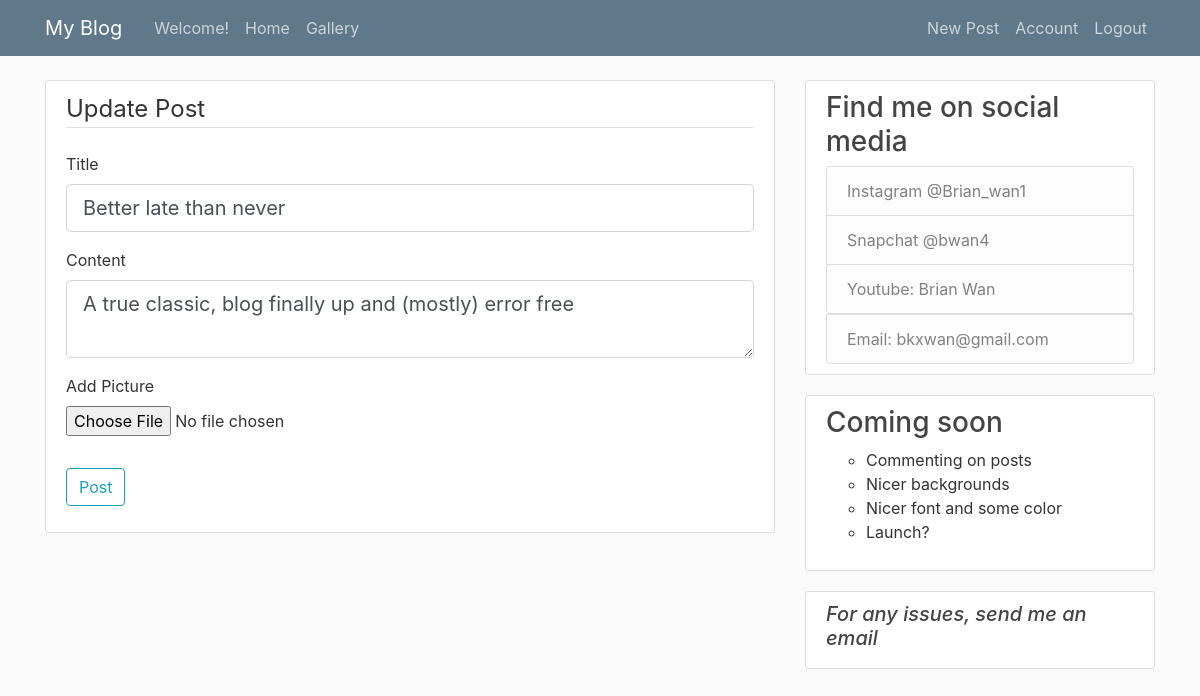
Screenshot of /post/1/update (signed in) with the database file from the repository.
### flaskblog/models.py (models this page shows, shortened)
class Post(db.Model):
    id = db.Column(db.Integer, primary_key=True)
    title = db.Column(db.String(100), nullable=False)
    date_posted = db.Column(db.DateTime, nullable=False,
                            default=datetime.utcnow)
    content = db.Column(db.Text, nullable=False)
    user_id = db.Column(db.Integer, db.ForeignKey('user.id'), nullable=False)
    post_image_file = db.Column(db.String(20), nullable=False)

### flaskblog/routes.py (the view)
@app.route("/post/<int:post_id>/update", methods=["GET", "POST"])
@login_required
def update_post(post_id):
    post = Post.query.get_or_404(post_id)
    if post.author != current_user:
        abort(403)
    form = PostForm()
    if form.validate_on_submit():
        post.title = form.title.data
        post.content = form.content.data
        db.session.commit()
        flash('Your post has been updated!', 'success')
        return redirect(url_for('post', post_id=post.id))
    elif request.method == 'GET':
        form.title.data = post.title
        form.content.data = post.content
    return render_template('create_post.html', title='Update Post',
                           form=form, legend='Update Post')

### flaskblog/forms.py
class PostForm(FlaskForm):
    title = StringField('Title', validators=[DataRequired()])
    content = TextAreaField('Content', validators=[DataRequired()])
    picture = FileField('Add Picture', validators=[
        FileAllowed(['jpg', 'png', 'jpeg', 'JPG', 'PNG', 'mp4']), FileRequired()])
    submit = SubmitField('Post')

### flaskblog/models.py (called while the page is built)
@login_manager.user_loader
def load_user(user_id):
    return User.query.get(int(user_id))

### flaskblog/templates/create_post.html (shortened to what this page needs)
{% extends "layout.html" %}
{% block content %}
<div class="content-section">
        <form method="POST" action="" enctype="multipart/form-data">
            <fieldset class="form-group">
                <legend class="border-bottom mb-4">{{ legend }}</legend>
                <div class="form-group">
                    {{ form.title.label(class="form-control-label") }}
                    {% if form.title.errors %}
                        {{ form.title(class="form-control form-control-lg is-invalid") }}
                        <div class="invalid-feedback">
                            {% for error in form.title.errors %}
                                <span>{{ error }}</span>
                            {% endfor%}
                        </div>
                    {% else %}
                        {{ form.title(class="form-control form-control-lg") }}
                    {% endif %}
                </div>
                <div class="form-group">
                    {{ form.content.label(class="form-control-label") }}
                    {% if form.content.errors %}
                        {{ form.content(class="form-control form-control-lg is-invalid") }}
                        <div class="invalid-feedback">
                            {% for error in form.content.errors %}
                                <span>{{ error }}</span>
                            {% endfor%}
                        </div>
                    {% else %}
                        {{ form.content(class="form-control form-control-lg") }}
                    {% endif %}
                </div>
                <div class="form-group">
                    {{ form.picture.label() }}
                    {{ form.picture(class="form-control-file") }}
                </div>
            </fieldset>
            <div class="form-group">
                {{ form.submit(class="btn btn-outline-info") }}
            </div>
        </form>
    </div>
{% endblock %}

### flaskblog/static/main.css (style rules this page uses)
body { color: #333333; margin-top: 5rem; background-color: #fafafa; }
.content-section { background: #ffffff; padding: 10px 20px; border: 1px solid #dddddd; border-radius: 3px; margin-bottom: 20px; }

### rows the page displays
Post: title "Better late than never", content "A true classic, blog finally up and (mostly) error free"

### other values shown
{{ legend }} "Update Post"
